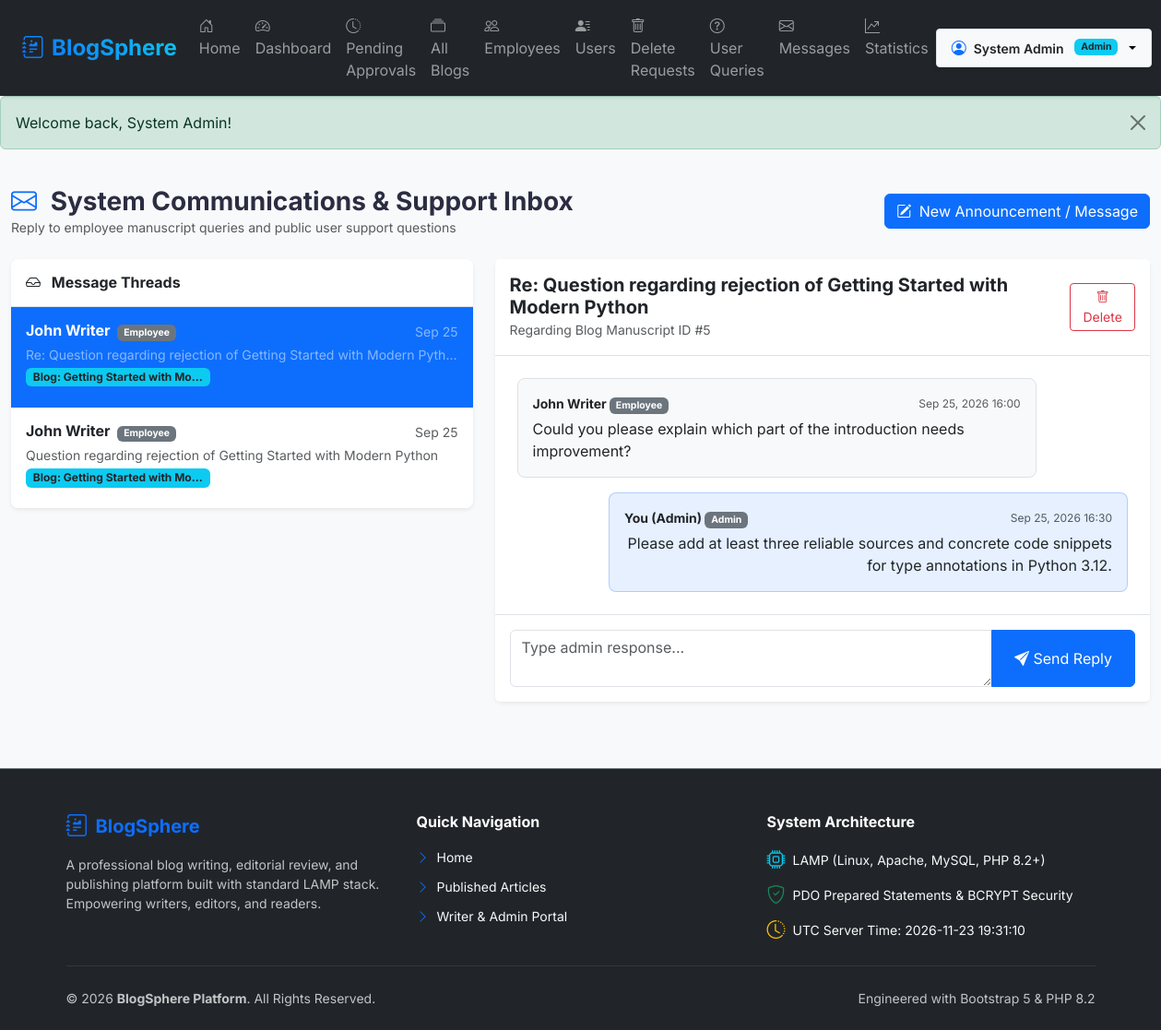
Page /admin/messages.php (signed in) on the committed database.
### tables this page shows
CREATE TABLE `messages` (
  `id` INT AUTO_INCREMENT PRIMARY KEY,
  `sender_id` INT NOT NULL,
  `receiver_id` INT NOT NULL,
  `blog_id` INT DEFAULT NULL,
  `subject` VARCHAR(255),
  `message` TEXT NOT NULL,
  `parent_message_id` INT DEFAULT NULL,
  `status` ENUM('unread','read') DEFAULT 'unread',
  `created_at` TIMESTAMP DEFAULT CURRENT_TIMESTAMP,
  FOREIGN KEY (`sender_id`) REFERENCES `users`(`id`) ON DELETE CASCADE,
  FOREIGN KEY (`receiver_id`) REFERENCES `users`(`id`) ON DELETE CASCADE,
  FOREIGN KEY (`blog_id`) REFERENCES `blogs`(`id`) ON DELETE SET NULL,
  FOREIGN KEY (`parent_message_id`) REFERENCES `messages`(`id`) ON DELETE SET NULL
);

CREATE TABLE `users` (
  `id` INT AUTO_INCREMENT PRIMARY KEY,
  `username` VARCHAR(100) UNIQUE NOT NULL,
  `name` VARCHAR(100) NOT NULL,
  `email` VARCHAR(150) UNIQUE NOT NULL,
  `password` VARCHAR(255) NOT NULL,
  `role` ENUM('admin','employee','user') NOT NULL DEFAULT 'user',
  `profile_image` VARCHAR(255) DEFAULT NULL,
  `status` ENUM('active','inactive','blocked') DEFAULT 'active',
  `created_at` TIMESTAMP DEFAULT CURRENT_TIMESTAMP
);

CREATE TABLE `blogs` (
  `id` INT AUTO_INCREMENT PRIMARY KEY,
  `employee_id` INT NOT NULL,
  `category_id` INT DEFAULT NULL,
  `title` VARCHAR(255) NOT NULL,
  `slug` VARCHAR(255) UNIQUE,
  `short_description` TEXT,
  `meta_title` VARCHAR(255) DEFAULT NULL,
  `meta_description` VARCHAR(500) DEFAULT NULL,
  `meta_keywords` VARCHAR(255) DEFAULT NULL,
  `canonical_url` VARCHAR(255) DEFAULT NULL,
  `content` LONGTEXT NOT NULL,
  `content_type` ENUM('text','html') DEFAULT 'text',
  `featured_image` VARCHAR(255) DEFAULT NULL,
  `downloadable_file` VARCHAR(255) DEFAULT NULL,
  `status` ENUM('draft', 'pending', 'approved', 'rejected') DEFAULT 'draft',
  `rejection_reason` TEXT DEFAULT NULL,
  `submitted_at` DATETIME DEFAULT NULL,
  `reviewed_at` DATETIME DEFAULT NULL,
  `reviewed_by` INT DEFAULT NULL,
  `created_at` TIMESTAMP DEFAULT CURRENT_TIMESTAMP,
  `updated_at` TIMESTAMP DEFAULT CURRENT_TIMESTAMP ON UPDATE CURRENT_TIMESTAMP,
  FOREIGN KEY (`employee_id`) REFERENCES `users`(`id`) ON DELETE CASCADE,
  FOREIGN KEY (`category_id`) REFERENCES `categories`(`id`) ON DELETE SET NULL,
  FOREIGN KEY (`reviewed_by`) REFERENCES `users`(`id`) ON DELETE SET NULL
);

### admin/messages.php (the view, shortened to what this page needs)
<?php
$pdo = getDBConnection();
$adminId = $_SESSION['user_id'];
$stmt = $pdo->prepare("
    SELECT m.*,
           sender.name AS sender_name, sender.role AS sender_role,
           receiver.name AS receiver_name, receiver.role AS receiver_role,
           b.title AS blog_title
    FROM messages m
    JOIN users sender ON m.sender_id = sender.id
    JOIN users receiver ON m.receiver_id = receiver.id
    LEFT JOIN blogs b ON m.blog_id = b.id
    WHERE m.receiver_id = ? OR m.sender_id = ?
    ORDER BY m.created_at DESC
");
$stmt->execute([$adminId, $adminId]);
$messages = $stmt->fetchAll();
$activeMsgId = isset($_GET['thread_id']) ? (int)$_GET['thread_id'] : (count($messages) > 0 ? $messages[0]['id'] : 0);
$conversation = [];
$activeMainMsg = null;
if ($activeMsgId > 0) {
    $stmtFindRoot = $pdo->prepare("SELECT * FROM messages WHERE id = ?");
    $stmtFindRoot->execute([$activeMsgId]);
    $activeMainMsg = $stmtFindRoot->fetch();
    if ($activeMainMsg) {
        $rootId = $activeMainMsg['parent_message_id'] ? $activeMainMsg['parent_message_id'] : $activeMainMsg['id'];
        $stmtThread = $pdo->prepare("
            SELECT m.*, sender.name as sender_name, sender.role as sender_role
            FROM messages m
            JOIN users sender ON m.sender_id = sender.id
            WHERE m.id = ? OR m.parent_message_id = ? OR m.id = (SELECT parent_message_id FROM messages WHERE id = ?)
            ORDER BY m.created_at ASC
        ");
        $stmtThread->execute([$rootId, $rootId, $rootId]);
        $conversation = $stmtThread->fetchAll();
    }
}
include __DIR__ . '/../includes/header.php';
?>
<div class="container-fluid py-4">
    <div class="d-flex justify-content-between align-items-center mb-4">
        <div>
            <h3 class="fw-bold mb-0"><i class="bi bi-envelope text-primary me-2"></i> System Communications &amp; Support Inbox</h3>
            <p class="text-muted small mb-0">Reply to employee manuscript queries and public user support questions</p>
        </div>
        <a href="<?= BASE_URL ?>admin/send_message.php" class="btn btn-primary"><i class="bi bi-pencil-square me-1"></i> New Announcement / Message</a>
    </div>
    <div class="row g-4">
        <div class="col-lg-5">
            <div class="card border-0 shadow-sm rounded-3 overflow-hidden">
                <div class="card-header bg-white py-3 border-bottom">
                    <h6 class="fw-bold mb-0"><i class="bi bi-inbox me-2"></i> Message Threads</h6>
                </div>
                <div class="list-group list-group-flush" style="max-height: 550px; overflow-y: auto;">
                    <?php if (empty($messages)): ?>
                        <div class="text-center py-5 text-muted">
                            <i class="bi bi-chat-square-dots display-4"></i>
                            <p class="mt-2 mb-0">No messages in inbox.</p>
                        </div>
                    <?php else: ?>
                        <?php foreach ($messages as $msg): ?>
                            <?php
                                $isUnread = ($msg['receiver_id'] == $adminId && $msg['status'] === 'unread');
                                $isActive = ($msg['id'] == $activeMsgId);
                                $otherPerson = ($msg['sender_id'] == $adminId) ? $msg['receiver_name'] : $msg['sender_name'];
                                $otherRole = ($msg['sender_id'] == $adminId) ? $msg['receiver_role'] : $msg['sender_role'];
                            ?>
                            <a href="<?= BASE_URL ?>admin/messages.php?thread_id=<?= $msg['id'] ?>" class="list-group-item list-group-item-action p-3 <?= $isActive ? 'active' : '' ?> <?= $isUnread ? 'bg-light font-weight-bold' : '' ?>">
                                <div class="d-flex w-100 justify-content-between align-items-center mb-1">
                                    <h6 class="mb-0 text-truncate fw-bold <?= $isActive ? 'text-white' : 'text-dark' ?>">
                                        <?= htmlspecialchars($otherPerson) ?>
                                        <span class="badge bg-secondary ms-1 text-capitalize" style="font-size: 0.65rem;"><?= htmlspecialchars($otherRole) ?></span>
                                    </h6>
                                    <small class="<?= $isActive ? 'text-white-50' : 'text-muted' ?>"><?= formatDate($msg['created_at'], 'M d') ?></small>
                                </div>
                                <div class="small text-truncate <?= $isActive ? 'text-white-50' : 'text-muted' ?> mb-1">
                                    <?= htmlspecialchars($msg['subject']) ?>
                                </div>
                                <?php if ($msg['blog_title']): ?>
                                    <span class="badge bg-info text-dark text-truncate d-inline-block" style="max-width: 200px;">
                                        Blog: <?= htmlspecialchars($msg['blog_title']) ?>
                                    </span>
                                <?php endif; ?>
                            </a>
                        <?php endforeach; ?>
                    <?php endif; ?>
                </div>
            </div>
        </div>
        <div class="col-lg-7">
            <div class="card border-0 shadow-sm rounded-3">
                <?php if ($activeMainMsg && !empty($conversation)): ?>
                    <div class="card-header bg-white py-3 border-bottom d-flex justify-content-between align-items-center">
                        <div>
                            <h5 class="fw-bold mb-0 text-dark"><?= htmlspecialchars($activeMainMsg['subject']) ?></h5>
                            <?php if ($activeMainMsg['blog_id']): ?>
                                <small class="text-muted">Regarding Blog Manuscript ID #<?= $activeMainMsg['blog_id'] ?></small>
                            <?php endif; ?>
                        </div>
                        <a href="<?= BASE_URL ?>admin/messages.php?action=delete&msg_id=<?= $activeMainMsg['id'] ?>" class="btn btn-sm btn-outline-danger" onclick="return confirm('Delete message thread?');">
                            <i class="bi bi-trash"></i> Delete
                        </a>
                    </div>
                    <div class="card-body p-4" style="max-height: 400px; overflow-y: auto;">
                        <div class="d-flex flex-column gap-3">
                            <?php foreach ($conversation as $cMsg): ?>
                                <?php $isMe = ($cMsg['sender_id'] == $adminId); ?>
                                <div class="p-3 rounded-3 <?= $isMe ? 'bg-primary bg-opacity-10 align-self-end text-end ms-5 border border-primary border-opacity-25' : 'bg-light align-self-start text-start me-5 border' ?>" style="max-width: 85%;">
                                    <div class="d-flex align-items-center justify-content-between mb-1 gap-3">
                                        <strong class="small text-dark"><?= $isMe ? 'You (Admin)' : htmlspecialchars($cMsg['sender_name']) ?> <span class="badge bg-secondary text-capitalize"><?= htmlspecialchars($cMsg['sender_role']) ?></span></strong>
                                        <small class="text-muted" style="font-size: 0.75rem;"><?= formatDate($cMsg['created_at'], 'M d, Y H:i') ?></small>
                                    </div>
                                    <p class="mb-0 text-dark" style="white-space: pre-line;"><?= htmlspecialchars($cMsg['message']) ?></p>
                                </div>
                            <?php endforeach; ?>
                        </div>
                    </div>
                    <div class="card-footer bg-white p-3 border-top">
                        <form action="<?= BASE_URL ?>admin/send_message.php" method="POST">
                            <div class="input-group">
                                <textarea name="message" class="form-control" rows="2" required placeholder="Type admin response..."></textarea>
                                <button type="submit" class="btn btn-primary px-4"><i class="bi bi-send-fill"></i> Send Reply</button>
                            </div>
                        </form>
                    </div>
                <?php endif; ?>
            </div>
        </div>
    </div>
</div>
<?php include __DIR__ . '/../includes/footer.php'; ?>

### assets/css/style.css (style rules this page uses)
body { font-family: 'Inter', -apple-system, BlinkMacSystemFont, "Segoe UI", Roboto, sans-serif; color: #2b2d42; background-color: #f8f9fa; }

### includes/header.php (style rules this page uses)
body { font-family: 'Inter', -apple-system, sans-serif; background-color: #f8f9fa; color: #2b2d42; margin: 0; padding: 0; }

### rows in the picture
messages: receiver.name "John Writer", receiver.role "Employee", created_at "Sep 25", subject "Re: Question regarding rejection of Getting Started with Modern Pyth…", blog.title "Getting Started with Mo…", subject "Re: Question regarding rejection of Getting Started with Modern Python", blog "5", shows "You (Admin)", sender.role "Admin", created_at "Sep 25, 2026 16:30", message "Please add at least three reliable sources and concrete code snippets for type annotations in Python 3.12."
messages: sender.name "John Writer", sender.role "Employee", created_at "Sep 25", subject "Question regarding rejection of Getting Started with Modern Python", blog.title "Getting Started with Mo…", created_at "Sep 25, 2026 16:00", message "Could you please explain which part of the introduction needs improvement?"

### other values in the picture
$_SESSION['user_name'] "System Admin"
$role "Admin"
$flash['message'] "Welcome back, System Admin!"
